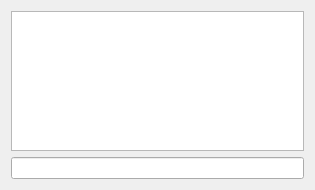
<ui version="4.0" >
 <class>pmForm</class>
 <widget class="QWidget" name="pmForm" >
  <property name="geometry" >
   <rect>
    <x>0</x>
    <y>0</y>
    <width>315</width>
    <height>190</height>
   </rect>
  </property>
  <property name="minimumSize" >
   <size>
    <width>200</width>
    <height>160</height>
   </size>
  </property>
  <property name="windowTitle" >
   <string>Conversation with</string>
  </property>
  <property name="windowIcon" >
   <iconset resource="../client.qrc" >:/images/aerolith.png</iconset>
  </property>
  <layout class="QVBoxLayout" >
   <item>
    <widget class="QTextEdit" name="textEdit" >
     <property name="focusPolicy" >
      <enum>Qt::ClickFocus</enum>
     </property>
     <property name="readOnly" >
      <bool>true</bool>
     </property>
    </widget>
   </item>
   <item>
    <widget class="QLineEdit" name="lineEdit" >
     <property name="maxLength" >
      <number>300</number>
     </property>
    </widget>
   </item>
  </layout>
 </widget>
 <resources>
  <include location="../client.qrc" />
 </resources>
 <connections/>
</ui>
